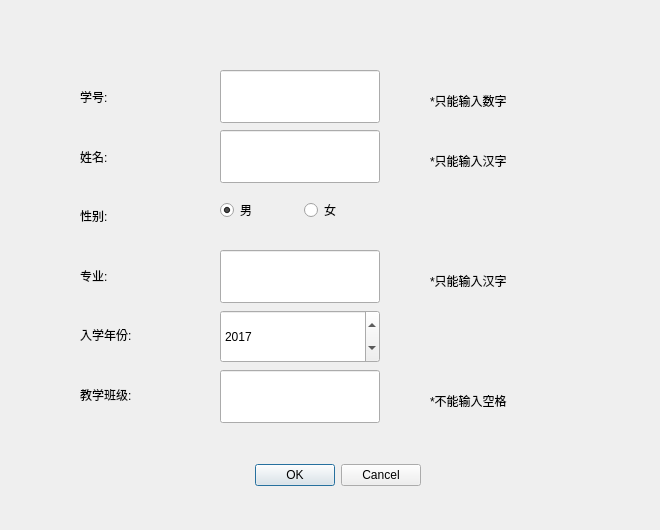
<?xml version="1.0" encoding="UTF-8"?>
<ui version="4.0">
 <class>add_student_Dialog</class>
 <widget class="QDialog" name="add_student_Dialog">
  <property name="geometry">
   <rect>
    <x>0</x>
    <y>0</y>
    <width>660</width>
    <height>530</height>
   </rect>
  </property>
  <property name="windowTitle">
   <string>添加学生信息</string>
  </property>
  <widget class="QDialogButtonBox" name="buttonBox">
   <property name="geometry">
    <rect>
     <x>230</x>
     <y>440</y>
     <width>191</width>
     <height>71</height>
    </rect>
   </property>
   <property name="standardButtons">
    <set>QDialogButtonBox::Cancel|QDialogButtonBox::Ok</set>
   </property>
  </widget>
  <widget class="QWidget" name="layoutWidget">
   <property name="geometry">
    <rect>
     <x>80</x>
     <y>70</y>
     <width>121</width>
     <height>351</height>
    </rect>
   </property>
   <layout class="QVBoxLayout" name="verticalLayout">
    <item>
     <widget class="QLabel" name="label_num">
      <property name="text">
       <string>学号:</string>
      </property>
     </widget>
    </item>
    <item>
     <widget class="QLabel" name="label_name">
      <property name="text">
       <string>姓名:</string>
      </property>
     </widget>
    </item>
    <item>
     <widget class="QLabel" name="label_sex">
      <property name="text">
       <string>性别:</string>
      </property>
     </widget>
    </item>
    <item>
     <widget class="QLabel" name="label_major">
      <property name="text">
       <string>专业:</string>
      </property>
     </widget>
    </item>
    <item>
     <widget class="QLabel" name="label_year">
      <property name="text">
       <string>入学年份:</string>
      </property>
     </widget>
    </item>
    <item>
     <widget class="QLabel" name="label_class">
      <property name="text">
       <string>教学班级:</string>
      </property>
     </widget>
    </item>
   </layout>
  </widget>
  <widget class="QLineEdit" name="name">
   <property name="geometry">
    <rect>
     <x>220</x>
     <y>130</y>
     <width>160</width>
     <height>53</height>
    </rect>
   </property>
  </widget>
  <widget class="QSpinBox" name="year">
   <property name="geometry">
    <rect>
     <x>220</x>
     <y>310</y>
     <width>160</width>
     <height>53</height>
    </rect>
   </property>
   <property name="suffix">
    <string/>
   </property>
   <property name="prefix">
    <string/>
   </property>
   <property name="minimum">
    <number>2000</number>
   </property>
   <property name="maximum">
    <number>2049</number>
   </property>
   <property name="value">
    <number>2017</number>
   </property>
  </widget>
  <widget class="QLineEdit" name="major">
   <property name="geometry">
    <rect>
     <x>220</x>
     <y>250</y>
     <width>160</width>
     <height>53</height>
    </rect>
   </property>
  </widget>
  <widget class="QLineEdit" name="teach_class">
   <property name="geometry">
    <rect>
     <x>220</x>
     <y>370</y>
     <width>160</width>
     <height>53</height>
    </rect>
   </property>
  </widget>
  <widget class="QWidget" name="layoutWidget">
   <property name="geometry">
    <rect>
     <x>220</x>
     <y>190</y>
     <width>161</width>
     <height>41</height>
    </rect>
   </property>
   <layout class="QHBoxLayout" name="horizontalLayout">
    <item>
     <widget class="QRadioButton" name="male">
      <property name="text">
       <string>男</string>
      </property>
      <property name="checked">
       <bool>true</bool>
      </property>
     </widget>
    </item>
    <item>
     <widget class="QRadioButton" name="female">
      <property name="text">
       <string>女</string>
      </property>
     </widget>
    </item>
   </layout>
  </widget>
  <widget class="QLineEdit" name="num">
   <property name="geometry">
    <rect>
     <x>220</x>
     <y>70</y>
     <width>160</width>
     <height>53</height>
    </rect>
   </property>
  </widget>
  <widget class="QLabel" name="tip_num">
   <property name="geometry">
    <rect>
     <x>430</x>
     <y>80</y>
     <width>211</width>
     <height>41</height>
    </rect>
   </property>
   <property name="text">
    <string>*只能输入数字</string>
   </property>
  </widget>
  <widget class="QLabel" name="tip_name">
   <property name="geometry">
    <rect>
     <x>430</x>
     <y>140</y>
     <width>211</width>
     <height>41</height>
    </rect>
   </property>
   <property name="text">
    <string>*只能输入汉字</string>
   </property>
  </widget>
  <widget class="QLabel" name="tip_major">
   <property name="geometry">
    <rect>
     <x>430</x>
     <y>260</y>
     <width>211</width>
     <height>41</height>
    </rect>
   </property>
   <property name="text">
    <string>*只能输入汉字</string>
   </property>
  </widget>
  <widget class="QLabel" name="tip_num_2">
   <property name="geometry">
    <rect>
     <x>430</x>
     <y>380</y>
     <width>211</width>
     <height>41</height>
    </rect>
   </property>
   <property name="text">
    <string>*不能输入空格</string>
   </property>
  </widget>
 </widget>
 <tabstops>
  <tabstop>num</tabstop>
  <tabstop>name</tabstop>
  <tabstop>male</tabstop>
  <tabstop>female</tabstop>
  <tabstop>major</tabstop>
  <tabstop>year</tabstop>
  <tabstop>teach_class</tabstop>
 </tabstops>
 <resources/>
 <connections>
  <connection>
   <sender>buttonBox</sender>
   <signal>accepted()</signal>
   <receiver>add_student_Dialog</receiver>
   <slot>accept()</slot>
   <hints>
    <hint type="sourcelabel">
     <x>287</x>
     <y>430</y>
    </hint>
    <hint type="destinationlabel">
     <x>214</x>
     <y>292</y>
    </hint>
   </hints>
  </connection>
  <connection>
   <sender>buttonBox</sender>
   <signal>rejected()</signal>
   <receiver>add_student_Dialog</receiver>
   <slot>reject()</slot>
   <hints>
    <hint type="sourcelabel">
     <x>336</x>
     <y>430</y>
    </hint>
    <hint type="destinationlabel">
     <x>310</x>
     <y>285</y>
    </hint>
   </hints>
  </connection>
 </connections>
</ui>
